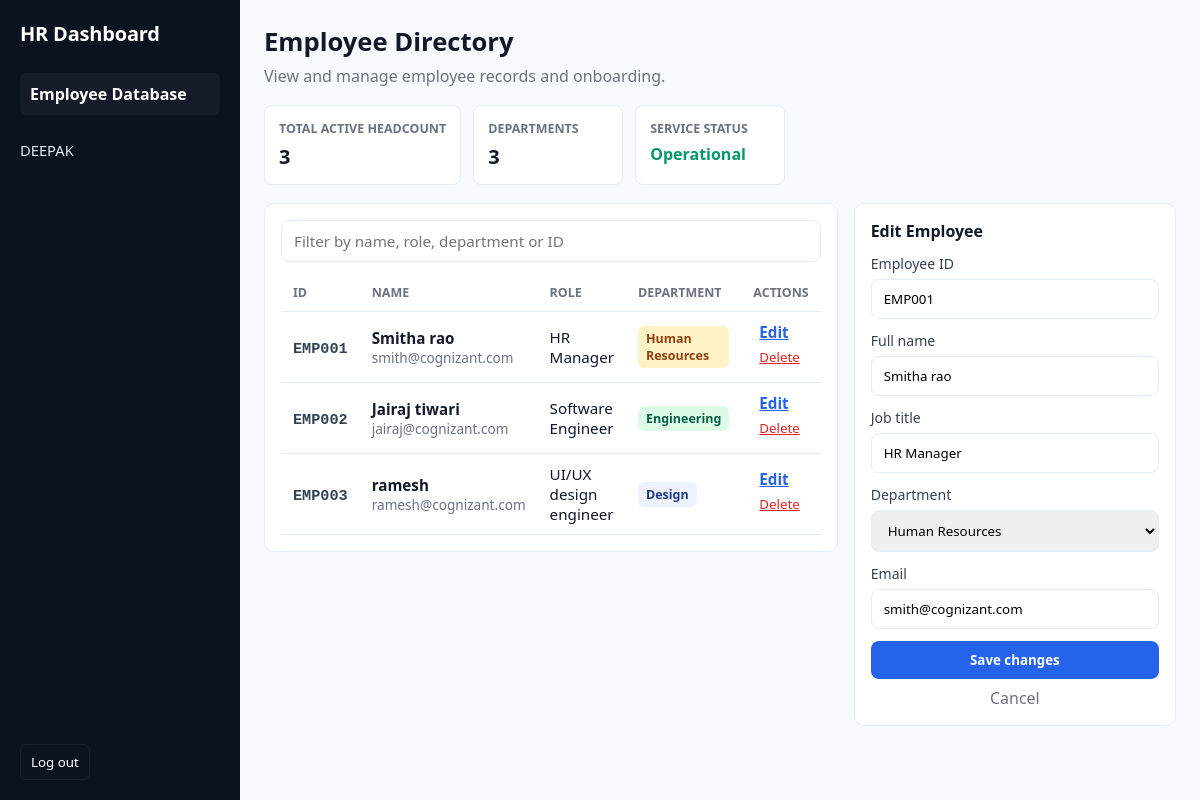
Screenshot of /?edit_id=EMP001 (signed in) with the database file from the repository.
### dashboard/models.py (models this page shows, shortened)
class Employee(models.Model):
	employee_id = models.CharField(max_length=16, unique=True)
	name = models.CharField(max_length=128)
	role = models.CharField(max_length=64, blank=True)
	department = models.CharField(max_length=64, blank=True)
	email = models.EmailField(blank=True)
	class Meta:
		ordering = ['employee_id']

### dashboard/views.py (the view, shortened to what this page needs)
# urls.py: path('', views.dashboard_home, name='dashboard_home'),
@login_required(login_url='login')
def dashboard_home(request):
    search_query = request.GET.get('search', '').strip()
    employees_qs = Employee.objects.all()
    edit_emp = None
    edit_id = request.GET.get('edit_id')
    if edit_id:
        edit_emp = Employee.objects.filter(employee_id=edit_id).first()
    total_count = Employee.objects.count()
    distinct_depts = Employee.objects.values_list('department', flat=True).distinct().count()
    context = {
        'employees': employees_qs,
        'edit_emp': edit_emp,
        'search_query': request.GET.get('search', ''),
        'total_count': total_count,
        'distinct_depts': distinct_depts,
        'username': request.user.username
    }
    return render(request, 'dashboard/index.html', context)

### dashboard/templates/dashboard/index.html (shortened to what this page needs)
<!DOCTYPE html>
<html lang="en">
<head>
</head>
<body>
    <aside>
        <div>
            <div class="brand-heading">HR Dashboard</div>
            <nav class="nav-links">
                <a href="{% url 'dashboard_home' %}" class="nav-item active">Employee Database</a>
                <div class="user-line">{{ username }}</div>
            </nav>
        </div>
        <form action="{% url 'logout' %}" method="POST">
            <button type="submit" class="logout-btn">Log out</button>
        </form>
    </aside>
    <main>
        <div class="header-wrapper">
            <div class="header-title">
                <h1>Employee Directory</h1>
                <p>View and manage employee records and onboarding.</p>
            </div>
        </div>
        <div class="metrics-container">
            <div class="metric-card">
                <h4>Total Active Headcount</h4>
                <h3>{{ total_count }}</h3>
            </div>
            <div class="metric-card">
                <h4>Departments</h4>
                <h3>{{ distinct_depts }}</h3>
            </div>
            <div class="metric-card">
                <h4>Service Status</h4>
                <h3 style="font-size:1rem; margin-top:6px; color: #059669;">Operational</h3>
            </div>
        </div>
        <div class="dashboard-grid">
            <div class="panel-card">
                <div class="search-wrapper">
                    <form method="GET" action="">
                        <input id="search" type="text" name="search" class="search-input" value="{{ search_query }}" placeholder="Filter by name, role, department or ID">
                    </form>
                </div>
                <table>
                    <thead>
                        <tr>
                            <th scope="col">ID</th>
                            <th scope="col">Name</th>
                            <th scope="col">Role</th>
                            <th scope="col">Department</th>
                            <th scope="col">Actions</th>
                        </tr>
                    </thead>
                    <tbody>
                        {% for emp in employees %}
                        <tr>
                            <td><span class="mono-id">{{ emp.employee_id }}</span></td>
                            <td>
                                <div style="font-weight:600; color:var(--text);">{{ emp.name }}</div>
                                <div style="font-size:0.85rem; color:var(--muted);">{{ emp.email }}</div>
                            </td>
                            <td>{{ emp.role }}</td>
                            <td>
                                {% if emp.department == "Human Resources" %}
                                    <span class="badge badge-hr">Human Resources</span>
                                {% elif emp.department == "Engineering" %}
                                    <span class="badge badge-eng">Engineering</span>
                                {% else %}
                                    <span class="badge badge-default">{{ emp.department }}</span>
                                {% endif %}
                            </td>
                            <td>
                                <a href="?edit_id={{ emp.employee_id }}" class="link-btn" title="Edit">Edit</a>
                                <form method="POST" style="display:inline;" onsubmit="return confirm('Delete this profile?');">
                                    <button type="submit" class="delete-btn" title="Delete">Delete</button>
                                </form>
                            </td>
                        </tr>
                        {% empty %}
                        <tr>
                            <td colspan="5" style="text-align:center; color:var(--muted); padding:2rem 0;">No records found.</td>
                        </tr>
                        {% endfor %}
                    </tbody>
                </table>
            </div>
            <div class="panel-card">
                <h3>{% if edit_emp %}Edit Employee{% else %}Add Employee{% endif %}</h3>
                <form method="POST">
                    <label for="employee_id">Employee ID</label>
                    <input id="employee_id" type="text" name="employee_id" class="form-control" placeholder="Leave blank to auto-generate" value="{% if edit_emp %}{{ edit_emp.employee_id }}{% endif %}" {% if edit_emp %}readonly{% endif %}>
                    <label for="name">Full name</label>
                    <input id="name" type="text" name="name" class="form-control" value="{% if edit_emp %}{{ edit_emp.name }}{% endif %}" required>
                    <label for="role">Job title</label>
                    <input id="role" type="text" name="role" class="form-control" value="{% if edit_emp %}{{ edit_emp.role }}{% endif %}" required>
                    <label for="department">Department</label>
                    <select id="department" name="department" class="form-control">
                        <option {% if edit_emp.department == "Human Resources" %}selected{% endif %}>Human Resources</option>
                    </select>
                    <label for="email">Email</label>
                    <input id="email" type="email" name="email" class="form-control" value="{% if edit_emp %}{{ edit_emp.email }}{% endif %}" required>
                    <button type="submit" class="submit-action-btn">{% if edit_emp %}Save changes{% else %}Add employee{% endif %}</button>
                    {% if edit_emp %}
                        <a href="{% url 'dashboard_home' %}" class="cancel-link">Cancel</a>
                    {% endif %}
                </form>
            </div>
        </div>
    </main>
</body>
</html>

### dashboard/templates/dashboard/index.html (style rules this page uses)
:root { --bg: #f7fafc; --panel: #ffffff; --muted: #6b7280; --text: #111827; --accent: #2563eb; --border: #e6edf3; --danger: #dc2626; --badge-hr: #fef3c7; --badge-eng: #dcfce7; --badge-default: #eef2ff; }
* { box-sizing: border-box; margin: 0; padding: 0; font-family: system-ui, -apple-system, 'Segoe UI', Roboto, 'Helvetica Neue', Arial; }
html,body { height: 100%; }
body { background: var(--bg); color: var(--text); display: flex; min-height: 100vh; }
aside { width: 240px; background: #0b1220; color: #fff; padding: 20px; display: flex; flex-direction: column; justify-content: space-between; }
.brand-heading { font-size: 1.25rem; font-weight: 700; letter-spacing: -0.2px; }
.nav-links { margin-top: 1.6rem; display: flex; flex-direction: column; gap: 6px; }
.nav-item { padding: 10px; color: #9aa7b6; text-decoration: none; border-radius: 6px; font-weight: 600; display:block; }
.nav-item.active { background: rgba(255,255,255,0.04); color: #fff; }
.user-line { margin-top: 1.2rem; font-size: 0.92rem; color: #e6eef7; }
.logout-btn { margin-top: 12px; background: transparent; border: 1px solid rgba(255,255,255,0.06); color: #fff; padding: 8px 10px; border-radius: 6px; cursor: pointer; }
main { flex: 1; padding: 24px; overflow: auto; }
.header-wrapper { margin-bottom: 18px; }
.header-title h1 { font-size: 1.6rem; font-weight: 700; }
.header-title p { color: var(--muted); margin-top: 6px; }
.metrics-container { display:flex; gap:12px; margin: 18px 0; }
.metric-card { background: var(--panel); border: 1px solid var(--border); padding: 14px; border-radius: 8px; min-width: 150px; }
.metric-card h4 { font-size: 0.78rem; color: var(--muted); text-transform: uppercase; }
.metric-card h3 { font-size: 1.25rem; margin-top:6px; }
.dashboard-grid { display: grid; grid-template-columns: 1.5fr 1fr; gap: 16px; align-items: start; }
.panel-card { background: var(--panel); border: 1px solid var(--border); border-radius: 10px; padding: 16px; }
.panel-card h3 { margin: 0 0 12px 0; font-size: 1rem; font-weight: 600; color: var(--text); }
.search-wrapper { margin-bottom: 12px; }
.search-input { width: 100%; padding: 10px 12px; border: 1px solid var(--border); border-radius: 8px; font-size: 0.95rem; }
table { width: 100%; border-collapse: collapse; font-size: 0.95rem; }
th, td { padding: 10px 12px; border-bottom: 1px solid var(--border); text-align: left; }
th { font-weight: 700; color: var(--muted); font-size: 0.78rem; text-transform: uppercase; }
.badge { display:inline-block; padding: 4px 8px; border-radius: 6px; font-size: 0.78rem; font-weight: 600; }
.badge-hr { background: var(--badge-hr); color:#92400e; }
.badge-eng { background: var(--badge-eng); color:#065f46; }
.badge-default { background: var(--badge-default); color:#1e3a8a; }
.mono-id { font-family: ui-monospace, SFMono-Regular, Menlo, Monaco, 'Roboto Mono', monospace; font-weight:600; color:#334155; }
.link-btn { background: none; border: none; color: var(--accent); cursor: pointer; padding: 6px; text-decoration: underline; font-weight:600; }
.delete-btn { color: var(--danger); background: none; border: none; cursor: pointer; padding: 6px; text-decoration: underline; }
label { display:block; font-size:0.88rem; margin-bottom:6px; color:#374151; }
.form-control { width:100%; padding:10px 12px; border:1px solid var(--border); border-radius:8px; margin-bottom:12px; }
.submit-action-btn { width:100%; padding:10px 12px; border-radius:8px; border: none; background: var(--accent); color:#fff; font-weight:700; cursor:pointer; }
.cancel-link { display:block; text-align:center; margin-top:8px; color:var(--muted); text-decoration:none; }

### rows the page displays
Employee: employee_id "EMP001", name "Smitha rao", email "smith@cognizant.com", role "HR Manager", shows "Human Resources", department "Human Resources"
Employee: employee_id "EMP002", name "Jairaj tiwari", email "jairaj@cognizant.com", role "Software Engineer", department "Engineering"
Employee: employee_id "EMP003", name "ramesh", email "ramesh@cognizant.com", role "UI/UX design engineer", department "Design"

### other values shown
{{ username }} "DEEPAK"
{{ total_count }} "3"
{{ distinct_depts }} "3"
